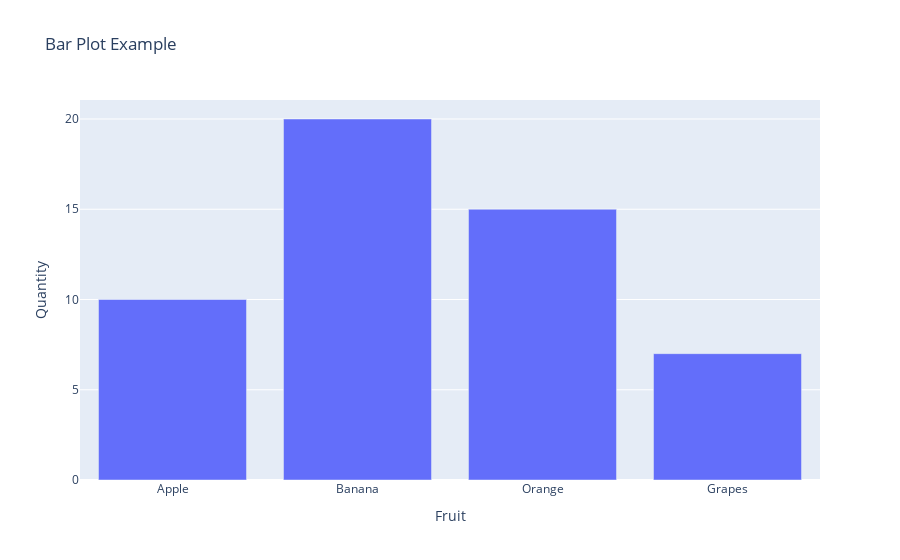

The cell this chart's notebook holds for it:
### Markdown cell above
5. Generate a bar plot using Plotly

### Code cell
data = {'Fruit': ['Apple', 'Banana', 'Orange', 'Grapes'],
        'Quantity': [10, 20, 15, 7]}
df = pd.DataFrame(data)

fig = px.bar(df, x='Fruit', y='Quantity', title="Bar Plot Example")
fig.show()

### Figure 1 — Plotly figure (JSON) as saved in the notebook; plotly's stock layout.template omitted (floating-point values rounded to 4 significant figures)
{"data": [{"hovertemplate": "Fruit=%{x}<br>Quantity=%{y}<extra></extra>", "legendgroup": "", "marker": {"color": "#636efa", "pattern": {"shape": ""}}, "name": "", "orientation": "v", "showlegend": false, "textposition": "auto", "type": "bar", "x": ["Apple", "Banana", "Orange", "Grapes"], "xaxis": "x", "y": [10, 20, 15, 7], "yaxis": "y"}], "layout": {"barmode": "relative", "legend": {"tracegroupgap": 0}, "title": {"text": "Bar Plot Example"}, "xaxis": {"anchor": "y", "domain": [0, 1], "title": {"text": "Fruit"}}, "yaxis": {"anchor": "x", "domain": [0, 1], "title": {"text": "Quantity"}}}}
